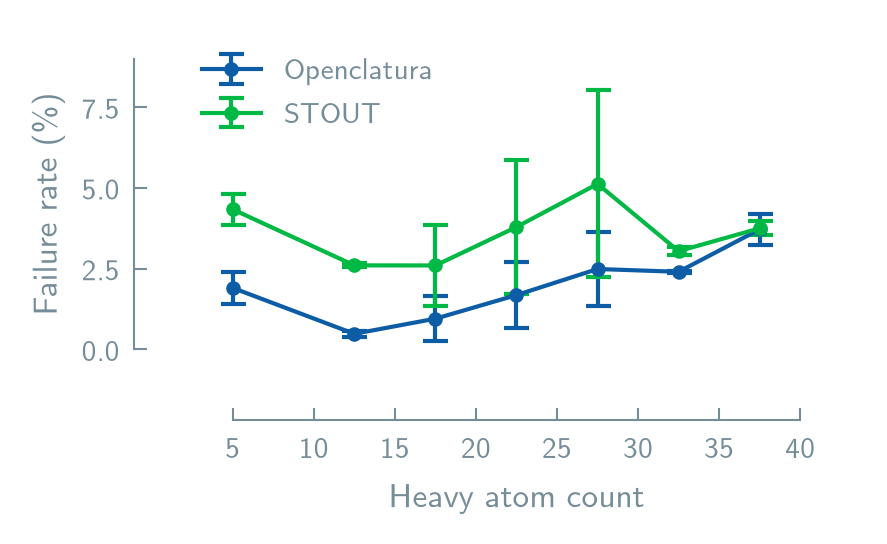

Source code (Python):
"""Round-trip failure rate vs molecule size, PubChem + ZINC22 combined.

Pools all ten 100k seed subsets (5 PubChem + 5 ZINC22 = 1M molecules) into one
failure-rate-vs-heavy-atom-count curve per model. A molecule is a "failure" when
its IUPAC name does not round-trip via OPSIN + standardization (appears in the
``*_opsin_failures.csv``). Per-bin failure rate is computed for each of the ten
100k subsets; markers show the mean and error bars the std across those subsets
(clipped at 0 -- a rate can't be negative). Bins with too few molecules in a
subset are dropped so the tail is not noise.

Heavy-atom counting for the full 1M molecules runs across CPU cores.

    python plots/failure_vs_size.py               # writes failure_vs_size_combined.png/.pdf
"""

import csv
import glob
import json
import os
from concurrent.futures import ProcessPoolExecutor

import numpy as np
import matplotlib as mpl
import matplotlib.pyplot as plt
from matplotlib.ticker import MaxNLocator
import lama_aesthetics
from lama_aesthetics.plotutils import range_frame

RESULTS = os.path.join(os.path.dirname(__file__), "..", "results")
DATASETS = ["pubchem", "zinc22"]
METHODS = [("Openclatura", "openclatura"), ("STOUT", "stout")]

BIN_EDGES = np.array([0, 10, 15, 20, 25, 30, 35, 40, 50, 200])
BIN_CENTERS = 0.5 * (BIN_EDGES[:-1] + BIN_EDGES[1:])
BIN_CENTERS[-1] = (BIN_EDGES[-2] + BIN_EDGES[-2] + 15) / 2  # clamp open-ended center
MIN_BIN = 50   # ignore a bin in a subset if it holds fewer molecules than this
WORKERS = 64


# --------------------------------------------------------------------------- #
# multicore heavy-atom counting
# --------------------------------------------------------------------------- #
def _init():
    from rdkit import RDLogger
    RDLogger.DisableLog("rdApp.*")


def _hac_chunk(smiles):
    from rdkit import Chem
    out = []
    for s in smiles:
        m = Chem.MolFromSmiles(s) if s else None
        out.append(m.GetNumHeavyAtoms() if m is not None else -1)
    return out


def parallel_hac(smiles, chunk=5000):
    chunks = [smiles[i : i + chunk] for i in range(0, len(smiles), chunk)]
    result = []
    with ProcessPoolExecutor(max_workers=WORKERS, initializer=_init) as ex:
        for part in ex.map(_hac_chunk, chunks):
            result.extend(part)
    return np.array(result)


# --------------------------------------------------------------------------- #
def load_subsets():
    """Return list of dicts: {name, indices, smiles} for each 100k subset."""
    subsets = []
    for ds in DATASETS:
        for pred in sorted(glob.glob(os.path.join(RESULTS, ds, "*_openclatura.jsonl"))):
            idx, smi = [], []
            with open(pred) as f:
                for line in f:
                    r = json.loads(line)
                    idx.append(r["index"])
                    smi.append(r["smiles"])
            stem = os.path.basename(pred).replace("_openclatura.jsonl", "")
            subsets.append({"ds": ds, "stem": stem, "indices": np.array(idx), "smiles": smi})
    return subsets


def failed_indices(ds, stem, model):
    fp = os.path.join(RESULTS, ds, f"{stem}_{model}_opsin_failures.csv")
    failed = set()
    with open(fp, newline="") as f:
        for row in csv.DictReader(f):
            failed.add(int(row["index"]))
    return failed


def per_bin_rates(hac, is_failure):
    """Failure rate (%) per bin for one subset; nan where < MIN_BIN molecules."""
    valid = hac >= 0
    bin_idx = np.digitize(hac, BIN_EDGES[1:-1])
    rates = np.full(len(BIN_CENTERS), np.nan)
    for b in range(len(BIN_CENTERS)):
        mask = valid & (bin_idx == b)
        if mask.sum() >= MIN_BIN:
            rates[b] = is_failure[mask].mean() * 100.0
    return rates


def main():
    subsets = load_subsets()
    print(f"{len(subsets)} subsets, {sum(len(s['smiles']) for s in subsets):,} molecules total")

    # one big multicore heavy-atom-count pass over all molecules
    flat = [s for sub in subsets for s in sub["smiles"]]
    hac_all = parallel_hac(flat)
    off = 0
    for sub in subsets:
        n = len(sub["smiles"])
        sub["hac"] = hac_all[off : off + n]
        off += n

    curves = []
    for label, model in METHODS:
        per_subset = []
        for sub in subsets:
            failed = failed_indices(sub["ds"], sub["stem"], model)
            is_fail = np.array([i in failed for i in sub["indices"]], dtype=bool)
            per_subset.append(per_bin_rates(sub["hac"], is_fail))
        per_subset = np.vstack(per_subset)
        with np.errstate(invalid="ignore"):
            mean = np.nanmean(per_subset, axis=0)
            std = np.nanstd(per_subset, axis=0)
        # require >= 3 subsets contributing to a bin, else drop it
        n_valid = np.sum(~np.isnan(per_subset), axis=0)
        mean[n_valid < 3] = np.nan
        curves.append((label, mean, std))

    lama_aesthetics.get_style("main")
    mpl.rcParams.update({
        "font.size": 8, "axes.labelsize": 8, "axes.titlesize": 8,
        "xtick.labelsize": 7, "ytick.labelsize": 7, "legend.fontsize": 7,
    })
    fig, ax = plt.subplots(
        figsize=(lama_aesthetics.ONE_COL_WIDTH, lama_aesthetics.ONE_COL_HEIGHT),
    )

    all_x, all_lo, all_hi = [], [], []
    for label, mean, std in curves:
        valid = ~np.isnan(mean)
        x, y, e = BIN_CENTERS[valid], mean[valid], std[valid]
        lower = np.minimum(e, y)          # clip error bar at 0 (rate can't be < 0)
        ax.errorbar(
            x, y, yerr=[lower, e],
            marker="o", markersize=2.5, capsize=3,
            elinewidth=1.0, capthick=1.0, label=label, zorder=3,
        )
        all_x.append(x)
        all_lo.append(y - lower)
        all_hi.append(y + e)

    ax.set_xlabel("Heavy atom count")
    ax.set_ylabel("Failure rate (%)")
    range_frame(ax, np.concatenate(all_x), np.concatenate(all_lo + all_hi))
    ax.yaxis.set_major_locator(MaxNLocator(nbins=5))
    ax.legend()

    fig.tight_layout()
    out = os.path.join(os.path.dirname(__file__), "failure_vs_size")
    plt.savefig(out + ".png", dpi=300, bbox_inches="tight", pad_inches=0.1)
    plt.savefig(out + ".pdf", bbox_inches="tight", pad_inches=0.01)
    print(f"saved {out}.png / .pdf")


if __name__ == "__main__":
    main()
